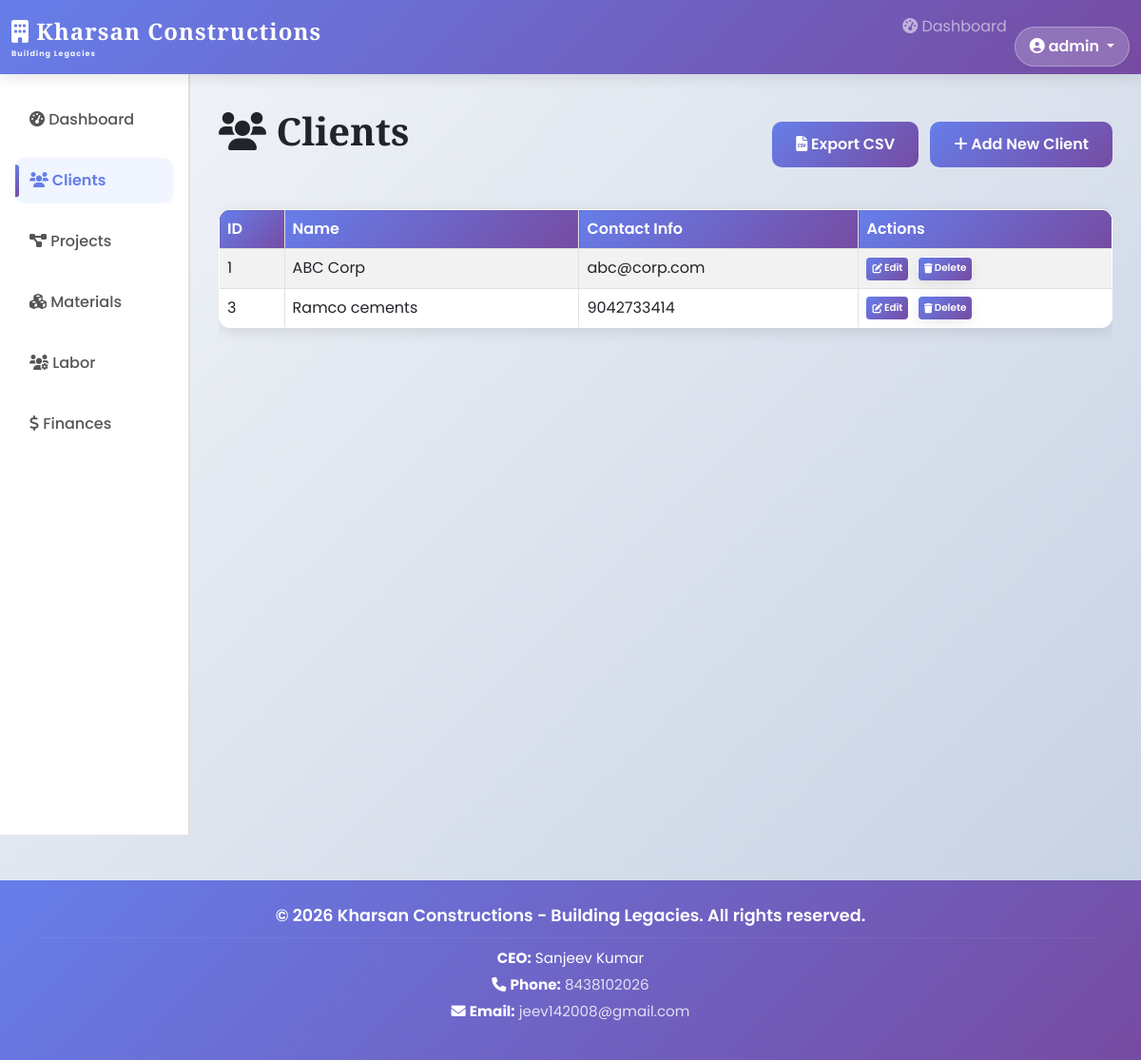
The page /clients (signed in) on the database its author committed.
### tables this page shows
CREATE TABLE clients (
    client_id INTEGER PRIMARY KEY AUTOINCREMENT,
    name TEXT NOT NULL,
    contact_info TEXT
);

### backend.py (the view)
@app.route('/clients')
@login_required
def clients():
    conn = get_db_connection()
    clients_list = conn.execute('SELECT * FROM clients').fetchall()
    conn.close()
    return render_template('clients.html', clients=clients_list)

### backend.py (called while the page is built)
def get_db_connection():
    conn = sqlite3.connect(DATABASE)
    conn.row_factory = sqlite3.Row
    return conn

def login_required(f):
    @wraps(f)
    def decorated_function(*args, **kwargs):
        if 'user_id' not in session:
            return redirect(url_for('login'))
        return f(*args, **kwargs)
    return decorated_function

### templates/clients.html (shortened to what this page needs)
{% extends "base.html" %}
{% block content %}
<div class="d-flex justify-content-between align-items-center mb-4">
    <h1><i class="fas fa-users"></i> Clients</h1>
    <div>
        <a href="{{ url_for('export_table', table='clients') }}" class="btn btn-success me-2"><i class="fas fa-file-csv"></i> Export CSV</a>
        <a href="{{ url_for('add_client') }}" class="btn btn-primary"><i class="fas fa-plus"></i> Add New Client</a>
    </div>
</div>
<div class="table-responsive">
    <table class="table table-striped table-hover">
        <thead class="table-dark">
            <tr>
                <th>ID</th>
                <th>Name</th>
                <th>Contact Info</th>
                <th>Actions</th>
            </tr>
        </thead>
        <tbody>
            {% for client in clients %}
            <tr>
                <td>{{ client['client_id'] }}</td>
                <td>{{ client['name'] }}</td>
                <td>{{ client['contact_info'] }}</td>
                <td>
                    <a href="{{ url_for('edit_client', id=client['client_id']) }}" class="btn btn-warning btn-sm me-1"><i class="fas fa-edit"></i> Edit</a>
                    <form method="post" action="{{ url_for('delete_client', id=client['client_id']) }}" class="d-inline" onsubmit="return confirm('Are you sure you want to delete this client?')">
                        <button type="submit" class="btn btn-danger btn-sm"><i class="fas fa-trash"></i> Delete</button>
                    </form>
                </td>
            </tr>
            {% endfor %}
        </tbody>
    </table>
</div>
{% endblock %}

### static/style.css (style rules this page uses)
* { font-family: 'Poppins', sans-serif; margin: 0; padding: 0; box-sizing: border-box; }
h1, h2, h3, h4, h5, h6 { font-family: 'Playfair Display', serif; font-weight: 700; }
body { background: linear-gradient(135deg, #f5f7fa 0%, #c3cfe2 100%); min-height: 100vh; }
table { width: 100%; border-collapse: collapse; margin-top: 20px; background: white; border-radius: 12px; overflow: hidden; box-shadow: 0 4px 15px rgba(0, 0, 0, 0.1); animation: fadeIn 0.6s ease-in; }
table, th, td { border: 1px solid #e0e0e0; }
th { background: linear-gradient(135deg, #667eea 0%, #764ba2 100%); color: white; padding: 15px; text-align: left; font-weight: 600; }
td { padding: 12px 15px; color: #555; }
tr { transition: all 0.3s ease; }
tr:nth-child(even) { background-color: #f5f7fa; }
form { background: white; padding: 30px; border-radius: 15px; box-shadow: 0 4px 15px rgba(0, 0, 0, 0.1); animation: slideUp 0.6s ease-out; max-width: 600px; }
button, .btn { padding: 12px 25px; background: linear-gradient(135deg, #667eea 0%, #764ba2 100%); color: white; border: none; border-radius: 10px; cursor: pointer; font-weight: 600; font-size: 1rem; transition: all 0.3s ease; font-family: 'Poppins', sans-serif; margin-top: 20px; }
.btn-sm { padding: 3px 6px !important; font-size: 0.65rem !important; margin-top: 0 !important; border-radius: 4px !important; display: inline-flex; align-items: center; gap: 2px; height: 24px; white-space: nowrap; line-height: 1; }
.btn-sm i { font-size: 0.65rem; }
.btn-sm + .btn-sm, .btn-sm + form .btn-sm { margin-left: 2px; }
.d-inline { display: inline !important; margin: 0 !important; padding: 0 !important; }
.d-inline .btn-sm { margin-left: 2px; vertical-align: middle; }
a { color: #667eea; text-decoration: none; transition: all 0.3s ease; }

### templates/base.html (style rules this page uses)
* { font-family: 'Poppins', sans-serif; }
h1, h2, h3, h4, h5, h6 { font-family: 'Playfair Display', serif; font-weight: 700; }
body { background-color: #f5f7fa; animation: fadeIn 0.5s ease-in; }

### rows shown on the page
clients: client_id "1", name "ABC Corp", contact_info "abc@corp.com"
clients: client_id "3", name "Ramco cements", contact_info "9042733414"

### other values the page prints
{{ session['username'] }} "admin"
